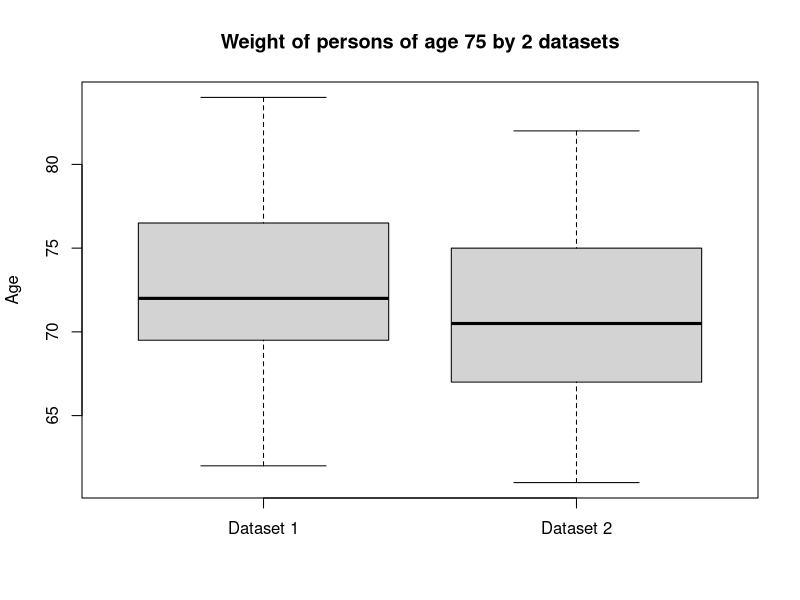

Generate this figure with R:
## ---- chunk 1
stock <- c(0.04,0.143,0.19,-0.147,-0.265,0.361,0.238)
bill <- c(0.065,0.044,0.038,0.069,0.08,0.058,0.046)
mean_stock <- mean(stock)*100
mean_bill = mean(bill)*100
sd_stock <- sd(stock)*100
sd_bill <- sd(bill)*100
mean_stock
mean_bill
sd_stock
sd_bill
coeff_sd_stock <- sd_stock/mean_stock
coeff_sd_bill <- sd_bill/mean_bill
coeff_sd_stock
coeff_sd_bill
## ---- chunk 2
a <- c(1,2,3,4,5,6,7,8)
b <- c(1,1,1,1,8,8,8,8)
c <- c(1,1,4,4,5,5,8,8)
d <- c(-6,-3,0,3,6,9,12,15)
df <- data.frame(a = c(1,2,3,4,5,6,7,8),
                 b = c(1,1,1,1,8,8,8,8),
                 c = c(1,1,4,4,5,5,8,8),
                 d = c(-6,-3,0,3,6,9,12,15))
sapply(df, var)
## ---- chunk 3
mean <- 686
sd <- 66
k1_5 <- 100*(1-1/1.5^2)
k2 <- 100*(1-1/2^2)
k2_5 <- 100*(1-1/2.5^2)
k3 <- 100*(1-1/3^2)
est <- c(k1_5,k2,k2_5,k3)
est
interval_min <- mean - 2*sd
interval_max <- mean + 2*sd
interval_min
interval_max
## ---- chunk 4
s1 <- c(84,80,72,72,76,77,75,69,72,62,78,71,70,76,66,77,63,72,68,70)
s2 <- c(70,73,77,76,74,70,67,61,70,70,75,66,75,76,71,67,67,67,70,78,73,66,65,79,66,71,78,72,82,67)
fivenum(s1)
fivenum(s2)
boxplot(s1,s2,
        main = "Weight of persons of age 75 by 2 datasets",
        ylab = "Age",
        at = c(1,2),
        names = c("Dataset 1", "Dataset 2")
        )
